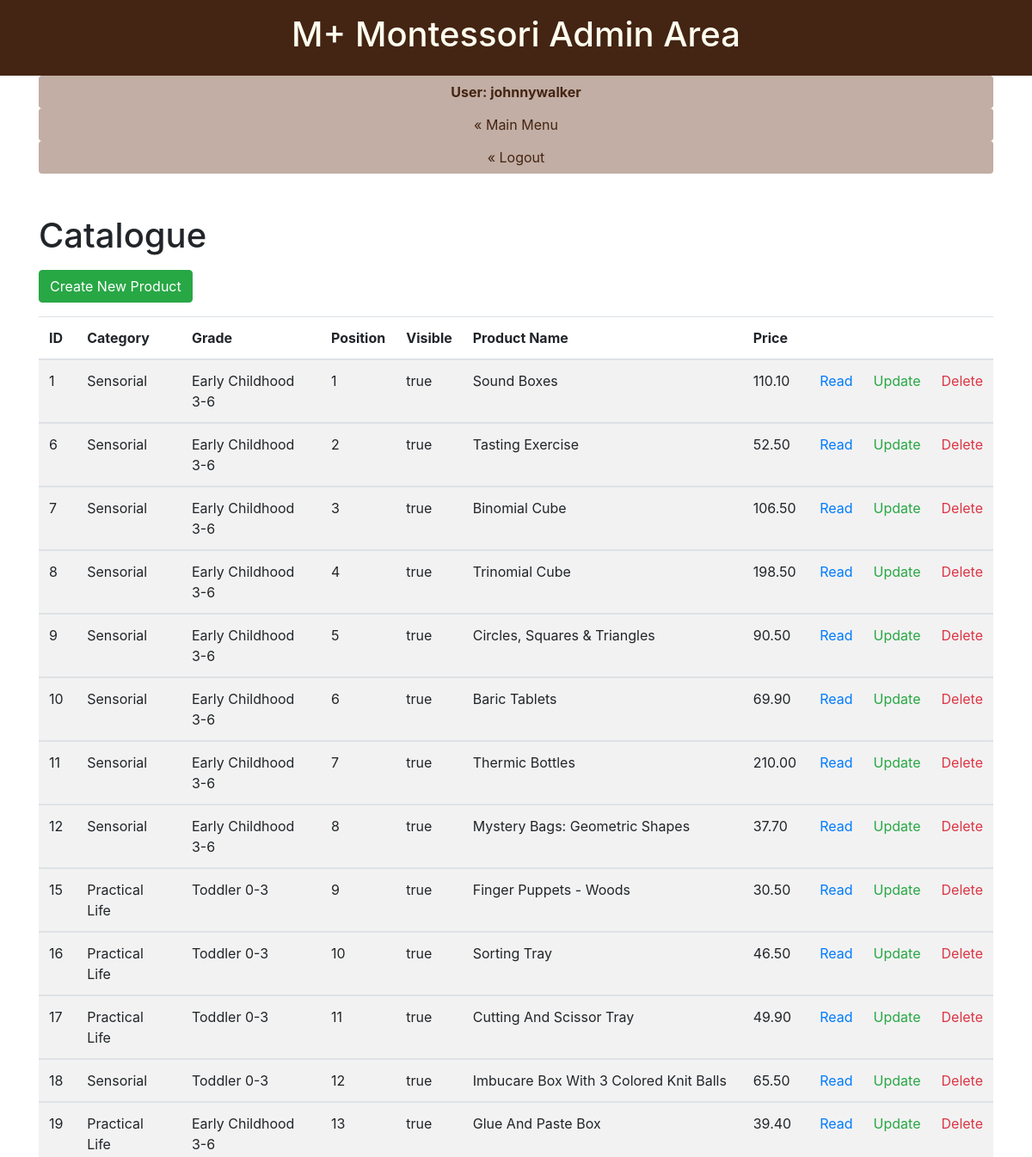
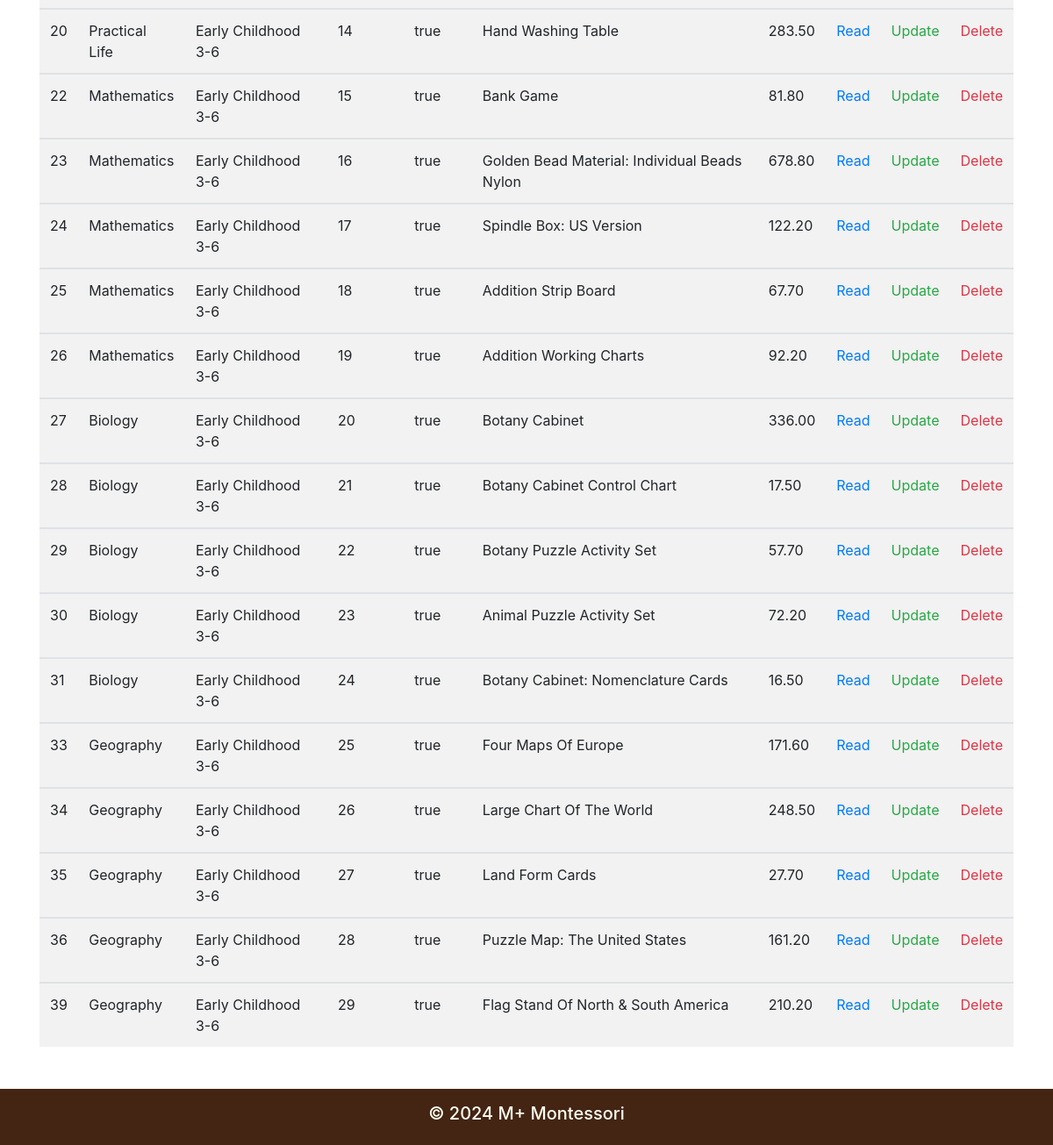
The page /mplus_montessori/public/admin/catalogue/index.php (signed in) on the database its author committed (2 pictures, top to bottom).
### tables this page shows
CREATE TABLE `catalogue` (
  `id` int(11) NOT NULL,
  `category` varchar(255) NOT NULL,
  `grade` varchar(255) NOT NULL,
  `position` int(11) NOT NULL,
  `visible` tinyint(1) NOT NULL,
  `item_no` varchar(255) NOT NULL,
  `product_name` varchar(255) NOT NULL,
  `price` decimal(10,2) NOT NULL,
  `description` text NOT NULL,
  `image_path` text NOT NULL,
  `submission_date` date NOT NULL
);

### mplus_montessori/private/functions.php (called while the page is built, shortened)
<?php
function url_for($script_path) {
   return WWW_ROOT . $script_path;
}
function u($string="") {
   return urlencode($string);
}
function h($string="") {
   return htmlspecialchars($string);
}
?>

### mplus_montessori/private/query_functions.php (called while the page is built, shortened)
<?php
function find_all_products() {
   global $db;
   $sql = "SELECT * FROM catalogue ";
   $sql .= "ORDER BY position ASC";
   $result = mysqli_query($db, $sql);
   return $result;
}
?>

### mplus_montessori/public/admin/catalogue/index.php (the view, shortened to what this page needs)
<?php
   $product_set = find_all_products();
?>
<?php include(SHARED_PATH . '/admin_header.php'); ?>
   <div class="container mt-5">
      <h1>Catalogue</h1>
      <a class="btn btn-success mt-2" href="<?php echo url_for('/admin/catalogue/create.php'); ?>" role="button">Create New Product</a>
      <table class="table table-responsive table-striped mt-3">
         <thead>
            <tr>
               <th scope="col">ID</th>
               <th scope="col">Category</th>
               <th scope="col">Grade</th>
               <th scope="col">Position</th>
               <th scope="col">Visible</th>
               <th scope="col">Product Name</th>
               <th scope="col">Price</th>
               <th scope="col">&nbsp;</th>
               <th scope="col">&nbsp;</th>
               <th scope="col">&nbsp;</th>
            </tr>
         </thead>
         <?php while ($product = mysqli_fetch_assoc($product_set)) { ?>
            <tbody>
               <tr>
                  <td><?php echo h($product['id']); ?></td>
                  <td><?php echo h($product['category']); ?></td>
                  <td><?php echo h($product['grade']); ?></td>
                  <td><?php echo h($product['position']); ?></td>
                  <td><?php echo $product['visible'] == 1 ? 'true' : 'false'; ?></td>
                  <td><?php echo h($product['product_name']); ?></td>
                  <td><?php echo h($product['price']); ?></td>
                  <td><a class="text-primary" href="<?php echo url_for('/admin/catalogue/read.php?id=' . h(u($product['id']))); ?>">Read</a></td>
                  <td><a class="text-success" href="<?php echo url_for('/admin/catalogue/update.php?id=' . h(u($product['id']))); ?>">Update</a></td>
                  <td><a class="text-danger" href="<?php echo url_for('/admin/catalogue/delete.php?id=' . h(u($product['id']))); ?>">Delete</a></td>
               </tr>
            </tbody>
         <?php } ?>
      </table>
   </div>
<?php include(SHARED_PATH . '/admin_footer.php') ?>

### rows shown on the page
catalogue: id "1", category "Sensorial", grade "Early Childhood 3-6", position "1", visible "true", product_name "Sound Boxes", price "110.10"
catalogue: id "6", category "Sensorial", grade "Early Childhood 3-6", position "2", visible "true", product_name "Tasting Exercise", price "52.50"
catalogue: id "7", category "Sensorial", grade "Early Childhood 3-6", position "3", visible "true", product_name "Binomial Cube", price "106.50"
catalogue: id "8", category "Sensorial", grade "Early Childhood 3-6", position "4", visible "true", product_name "Trinomial Cube", price "198.50"
catalogue: id "9", category "Sensorial", grade "Early Childhood 3-6", position "5", visible "true", product_name "Circles, Squares & Triangles", price "90.50"
catalogue: id "10", category "Sensorial", grade "Early Childhood 3-6", position "6", visible "true", product_name "Baric Tablets", price "69.90"
catalogue: id "11", category "Sensorial", grade "Early Childhood 3-6", position "7", visible "true", product_name "Thermic Bottles", price "210.00"
catalogue: id "12", category "Sensorial", grade "Early Childhood 3-6", position "8", visible "true", product_name "Mystery Bags: Geometric Shapes", price "37.70"
catalogue: id "15", category "Practical Life", grade "Toddler 0-3", position "9", visible "true", product_name "Finger Puppets - Woods", price "30.50"
catalogue: id "16", category "Practical Life", grade "Toddler 0-3", position "10", visible "true", product_name "Sorting Tray", price "46.50"
catalogue: id "17", category "Practical Life", grade "Toddler 0-3", position "11", visible "true", product_name "Cutting And Scissor Tray", price "49.90"
catalogue: id "18", category "Sensorial", grade "Toddler 0-3", position "12", visible "true", product_name "Imbucare Box With 3 Colored Knit Balls", price "65.50"
catalogue: id "19", category "Practical Life", grade "Early Childhood 3-6", position "13", visible "true", product_name "Glue And Paste Box", price "39.40"
catalogue: id "20", category "Practical Life", grade "Early Childhood 3-6", position "14", visible "true", product_name "Hand Washing Table", price "283.50"
catalogue: id "22", category "Mathematics", grade "Early Childhood 3-6", position "15", visible "true", product_name "Bank Game", price "81.80"
catalogue: id "23", category "Mathematics", grade "Early Childhood 3-6", position "16", visible "true", product_name "Golden Bead Material: Individual Beads Nylon", price "678.80"
catalogue: id "24", category "Mathematics", grade "Early Childhood 3-6", position "17", visible "true", product_name "Spindle Box: US Version", price "122.20"
catalogue: id "25", category "Mathematics", grade "Early Childhood 3-6", position "18", visible "true", product_name "Addition Strip Board", price "67.70"
catalogue: id "26", category "Mathematics", grade "Early Childhood 3-6", position "19", visible "true", product_name "Addition Working Charts", price "92.20"
catalogue: id "27", category "Biology", grade "Early Childhood 3-6", position "20", visible "true", product_name "Botany Cabinet", price "336.00"
catalogue: id "28", category "Biology", grade "Early Childhood 3-6", position "21", visible "true", product_name "Botany Cabinet Control Chart", price "17.50"
catalogue: id "29", category "Biology", grade "Early Childhood 3-6", position "22", visible "true", product_name "Botany Puzzle Activity Set", price "57.70"
catalogue: id "30", category "Biology", grade "Early Childhood 3-6", position "23", visible "true", product_name "Animal Puzzle Activity Set", price "72.20"
catalogue: id "31", category "Biology", grade "Early Childhood 3-6", position "24", visible "true", product_name "Botany Cabinet: Nomenclature Cards", price "16.50"
catalogue: id "33", category "Geography", grade "Early Childhood 3-6", position "25", visible "true", product_name "Four Maps Of Europe", price "171.60"
catalogue: id "34", category "Geography", grade "Early Childhood 3-6", position "26", visible "true", product_name "Large Chart Of The World", price "248.50"
catalogue: id "35", category "Geography", grade "Early Childhood 3-6", position "27", visible "true", product_name "Land Form Cards", price "27.70"
catalogue: id "36", category "Geography", grade "Early Childhood 3-6", position "28", visible "true", product_name "Puzzle Map: The United States", price "161.20"
catalogue: id "39", category "Geography", grade "Early Childhood 3-6", position "29", visible "true", product_name "Flag Stand Of North & South America", price "210.20"

### other values the page prints
$_SESSION['username'] "johnnywalker"
